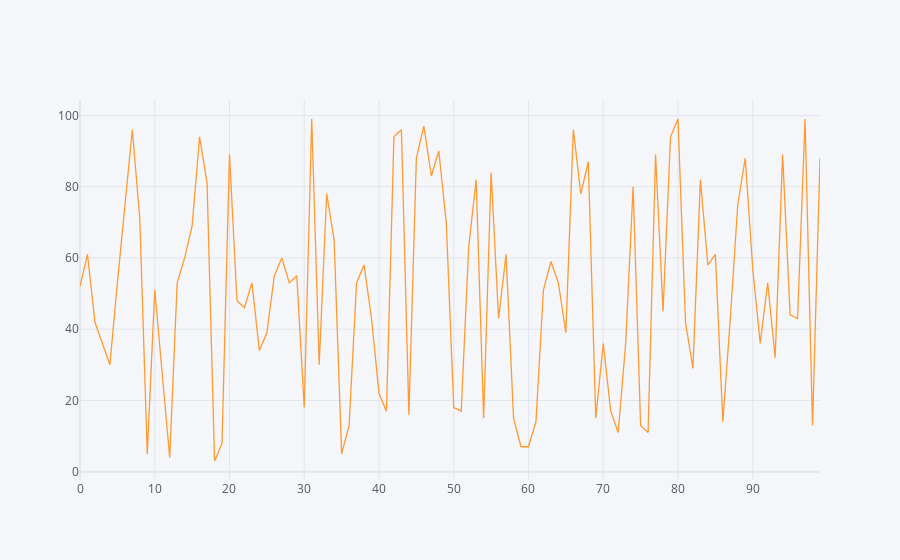

Notebook cell for this chart:
### Code cell
df1.iplot()

### Figure 1 — Plotly figure (JSON) as saved in the notebook; plotly's stock layout.template omitted (floating-point values rounded to 4 significant figures)
{"data": [{"line": {"color": "rgba(255, 153, 51, 1.0)", "dash": "solid", "shape": "linear", "width": 1.3}, "mode": "lines", "name": "0", "text": "", "type": "scatter", "x": [0, 1, 2, 3, 4, 5, 6, 7, 8, 9, 10, 11, 12, 13, 14, 15, 16, 17, 18, 19, 20, 21, 22, 23, 24, 25, 26, 27, 28, 29, 30, 31, 32, 33, 34, 35, 36, 37, 38, 39, 40, 41, 42, 43, 44, 45, 46, 47, 48, 49, 50, 51, 52, 53, 54, 55, 56, 57, 58, 59, 60, 61, 62, 63, 64, 65, 66, 67, 68, 69, 70, 71, 72, 73, 74, 75, 76, 77, 78, 79, 80, 81, 82, 83, 84, 85, 86, 87, 88, 89, 90, 91, 92, 93, 94, 95, 96, 97, 98, 99], "y": [52, 61, 42, 36, 30, 53, 75, 96, 71, 5, 51, 28, 4, 53, 60, 69, 94, 81, 3, 8, 89, 48, 46, 53, 34, 39, 55, 60, 53, 55, 18, 99, 30, 78, 65, 5, 13, 53, 58, 43, 22, 17, 94, 96, 16, 88, 97, 83, 90, 70, 18, 17, 63, 82, 15, 84, 43, 61, 15, 7, 7, 14, 51, 59, 53, 39, 96, 78, 87, 15, 36, 17, 11, 36, 80, 13, 11, 89, 45, 94, 99, 42, 29, 82, 58, 61, 14, 43, 75, 88, 57, 36, 53, 32, 89, 44, 43, 99, 13, 88]}], "layout": {"legend": {"bgcolor": "#F5F6F9", "font": {"color": "#4D5663"}}, "paper_bgcolor": "#F5F6F9", "plot_bgcolor": "#F5F6F9", "title": {"font": {"color": "#4D5663"}}, "xaxis": {"gridcolor": "#E1E5ED", "showgrid": true, "tickfont": {"color": "#4D5663"}, "title": {"font": {"color": "#4D5663"}, "text": ""}, "zerolinecolor": "#E1E5ED"}, "yaxis": {"gridcolor": "#E1E5ED", "showgrid": true, "tickfont": {"color": "#4D5663"}, "title": {"font": {"color": "#4D5663"}, "text": ""}, "zerolinecolor": "#E1E5ED"}}}
